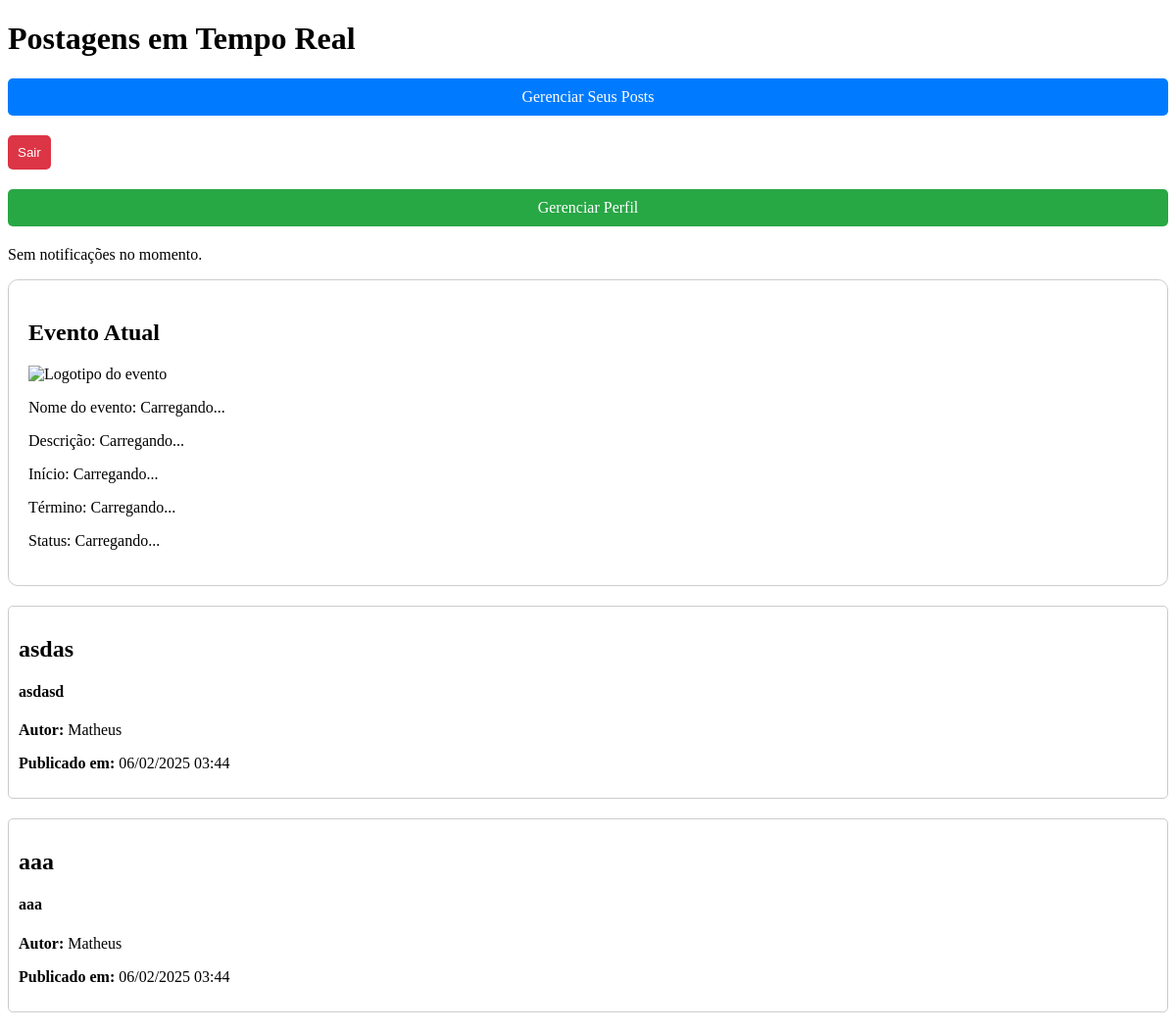
The page /home/ (signed in) on the database as committed earlier.
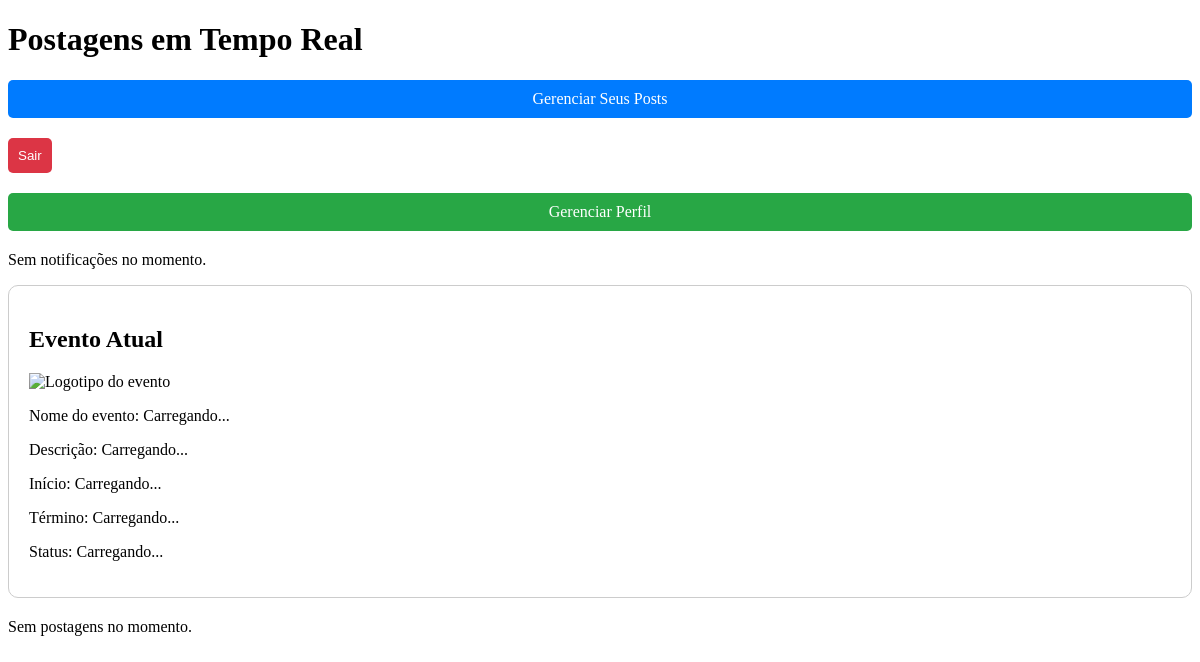
The same page on the database as committed later.
### notificacoes/models.py (models this page shows, shortened)
class Post(models.Model):
    title = models.CharField(max_length=255)
    subtitle = models.CharField(max_length=255)
    image = models.ImageField(upload_to='posts/', null=True, blank=True)
    author = models.ForeignKey(User, on_delete=models.CASCADE)
    created_at = models.DateTimeField(auto_now_add=True)
    event = models.ForeignKey('Event', on_delete=models.CASCADE, null=True, blank=True)

### notificacoes/views.py (the view)
# urls.py: path('home/', home, name='home'),
@login_required
def home(request):
    event = Event.objects.filter(status='active').first()
    if event:
        event.auto_update_status()
    posts = Post.objects.all().order_by('-created_at')
    return render(request, 'notificacoes/home.html', {
        'user_id_json': json.dumps(request.user.id),
        'posts': posts,
        'event': event,
    })

### notificacoes/templates/notificacoes/home.html (shortened to what this page needs)
<!DOCTYPE html>
<html lang="pt-BR">
<head>
    {% load static %}
</head>
<body>
    <h1>Postagens em Tempo Real</h1>
    {% if user.is_authenticated %}
        <a href="{% url 'user_dashboard' %}"
           style="display: block; margin: 20px 0; text-decoration: none; background-color: #007bff; color: white; padding: 10px; border-radius: 5px; text-align: center;">
            Gerenciar Seus Posts
        </a>
    {% endif %}
    <form method="POST" action="{% url 'logout' %}">
        <button type="submit" style="background-color: #dc3545; color: white; padding: 10px; border: none; border-radius: 5px; cursor: pointer;">
            Sair
        </button>
    </form>
    <a href="{% url 'profile' %}"
       style="display: block; margin: 20px 0; text-decoration: none; background-color: #28a745; color: white; padding: 10px; border-radius: 5px; text-align: center;">
       Gerenciar Perfil
    </a>
    <div id="push-notification-area" data-user-id="{{ user_id_json }}">
        <p>Sem notificações no momento.</p>
    </div>
    <div id="event-container" data-event-id="{% if event %}{{ event.id }}{% endif %}"
         style="border: 1px solid #ccc; padding: 20px; margin-bottom: 20px; border-radius: 10px;">
        <h2>Evento Atual</h2>
        <p>
            <img id="event-logo" src="{% if event and event.logo %}{{ event.logo.url }}{% else %}# {% endif %}"
                alt="Logotipo do evento">
        </p>
        <p>Nome do evento: <span id="event-name">{% if event %}{{ event.name }}{% else %}Carregando...{% endif %}</span></p>
        <p>Descrição: <span id="event-description">{% if event %}{{ event.description }}{% else %}Carregando...{% endif %}</span></p>
        <p>Início: <span id="event-start">{% if event %}{{ event.start_date|date:"d/m/Y H:i" }}{% else %}Carregando...{% endif %}</span></p>
        <p>Término: <span id="event-end">{% if event %}{{ event.end_date|date:"d/m/Y H:i" }}{% else %}Carregando...{% endif %}</span></p>
        <p>Status: <span id="event-status">Carregando...</span></p>
    </div>
    <div id="post-container" data-user-id="{{ user_id_json }}">
        {% if posts %}
            {% for post in posts %}
            <div class="post" data-post-id="{{ post.id }}" style="margin-bottom: 20px; border: 1px solid #ccc; padding: 10px; border-radius: 5px;">
                <h2>{{ post.title }}</h2>
                <h4>{{ post.subtitle }}</h4>
                <p><strong>Autor:</strong> {{ post.author.username }}</p>
                <p><strong>Publicado em:</strong> {{ post.created_at|date:"d/m/Y H:i" }}</p>
            </div>
            {% endfor %}
        {% else %}
            <p>Sem postagens no momento.</p>
        {% endif %}
    </div>
</body>
</html>

Rows that differ between the two databases and show on the page:
removed Post: title "asdas", subtitle "asdasd", author.username "Matheus", created_at "06/02/2025 03:44"
removed Post: title "aaa", subtitle "aaa", author.username "Matheus", created_at "06/02/2025 03:44"
Other text that changed with them:
text now shown: "Sem postagens no momento."
